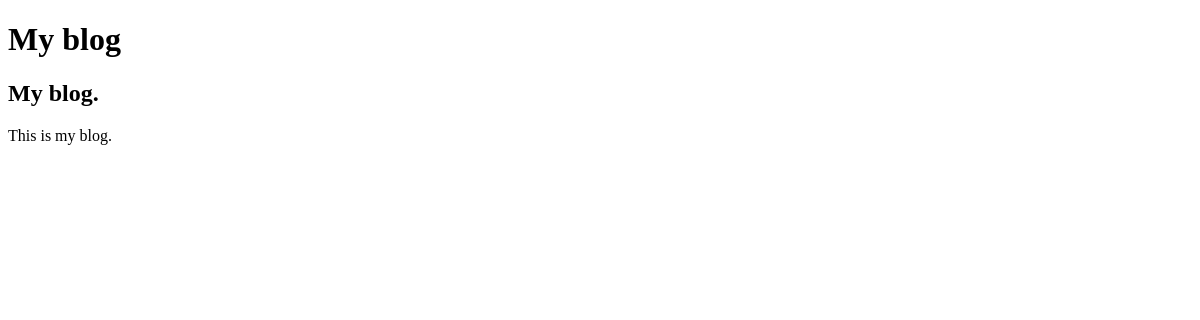
/blog/, run on an earlier commit of the app's database.
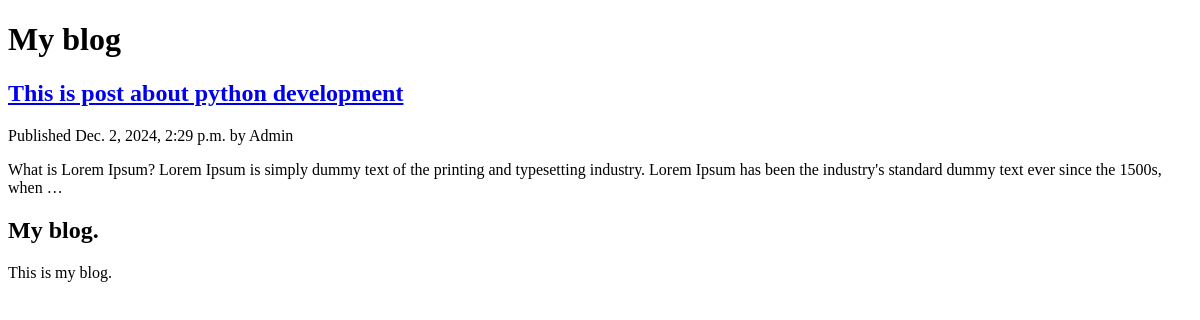
And on a later commit of the database.
### blog/models.py (models this page shows, shortened)
class Post(models.Model):
    class Status(models.TextChoices):
        DRAFT = 'DF' ,'Draft'
        PUBLISHED = 'PB' , 'Published'
    title = models.CharField(max_length=250)
    slug = models.SlugField(max_length=250,unique=True)
    author = models.ForeignKey(
        settings.AUTH_USER_MODEL,
        on_delete=models.CASCADE,
        related_name='blog_posts'
    )
    body = models.TextField()
    publish = models.DateTimeField(default=timezone.now)
    created = models.DateTimeField(auto_now_add=True)
    updated = models.DateTimeField(auto_now=True)
    status = models.CharField(
        max_length=2,
        choices=Status,
        default=Status.DRAFT
    )
    objects = models.Manager()
    published = PublishManager()
    class Meta:
        ordering = ['-publish']
        indexes = models.Index(fields=['-publish']),

### blog/views.py (the view)
# urls.py: path('',views.post_list,name='post_list'),
def post_list(request):
    posts = Post.objects.all()
    return render(request,
                  'blog/post/list.html',{
                      'posts':posts
                  })

### blog/templates/blog/post/list.html (shortened to what this page needs)
{% extends "blog/base.html" %}
{% block content %}
   <h1>My blog</h1>
   {% for post in posts %}
      <h2>
        <a href="{% url 'blog:post_detail' post.id %}">{{post.title}}</a>
      </h2>
      <p class="date">
        Published {{post.publish}} by {{post.author}}
      </p>
      {{post.body | truncatewords:30 | linebreaks}}
   {% endfor %}
{% endblock content %}

### blog/templates/blog/base.html (shortened to what this page needs)
<!DOCTYPE html>
<html>
    <head>
    </head>
    <body>
        <div id="content">
            {% block content %}
            {% endblock content %}
        <div>
        <div>
            <h2>My blog.</h2>
            <p>This is my blog.</p>
        </div>
    </body>
</html>

What changed in the data, as far as the page shows it:
added Post: title "This is post about python development", publish "Dec. 2, 2024, 2:29 p.m.", author "Admin", body "What is Lorem Ipsum? Lorem Ipsum is simply dummy text of the printing and typesetting industry. Lorem Ipsum has been the industry's standard dummy text ever since the 1500s, when …"
